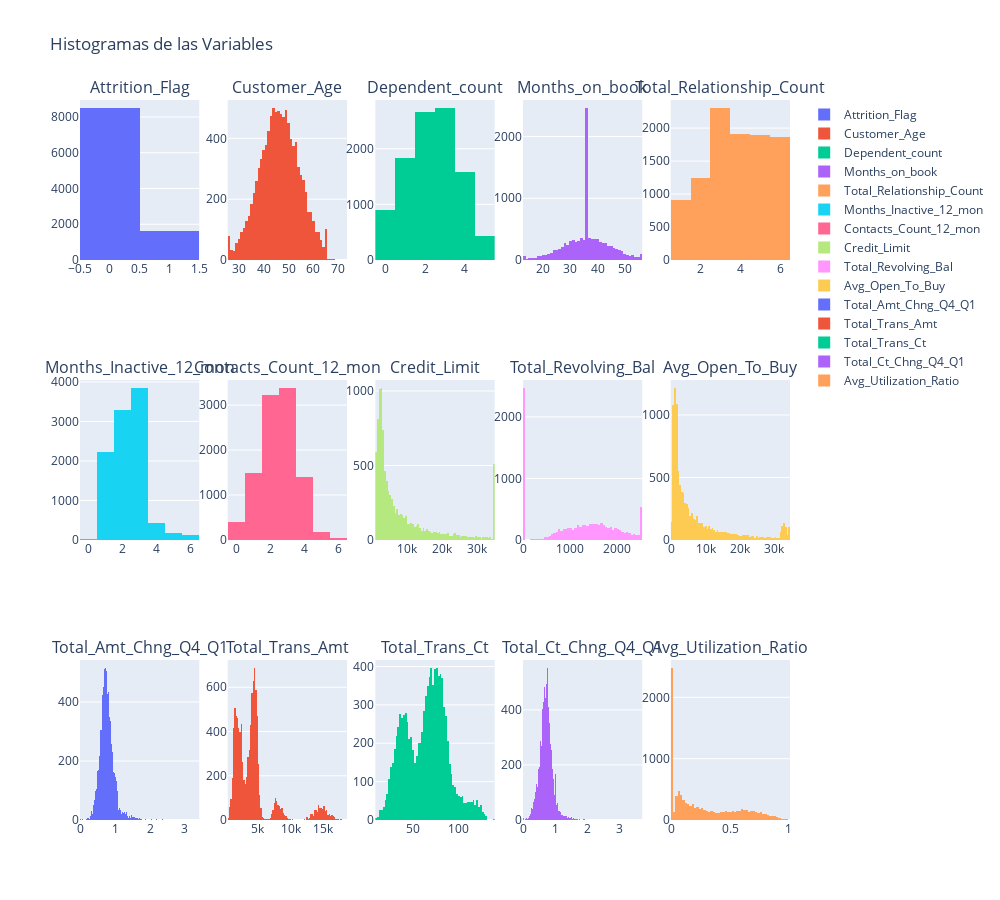

Write notebook code for a chart like this one.
### Code cell
cols = 5
rows = len(df.columns) // cols + (len(df.columns) % cols > 0)
fig = make_subplots(rows=rows, cols=cols, subplot_titles=df.columns)
for i, column in enumerate(df.columns):
    row = i // cols + 1
    col = i % cols + 1
    fig.add_trace(
        go.Histogram(x=df[column], name=column),
        row=row, col=col
    )
fig.update_layout(height=300 * rows, width=1000, title_text="Histogramas de las Variables")
fig.show()

### Figure 1 — Plotly figure (JSON) as saved in the notebook; plotly's stock layout.template omitted (floating-point values rounded to 4 significant figures; data arrays with more than 128 entries replaced by an {"elided": "..."} marker saying what was removed)
{"data": [{"name": "Attrition_Flag", "type": "histogram", "x": {"elided": "10127 int values"}, "xaxis": "x", "yaxis": "y"}, {"name": "Customer_Age", "type": "histogram", "x": {"elided": "10127 int values"}, "xaxis": "x2", "yaxis": "y2"}, {"name": "Dependent_count", "type": "histogram", "x": {"elided": "10127 int values"}, "xaxis": "x3", "yaxis": "y3"}, {"name": "Months_on_book", "type": "histogram", "x": {"elided": "10127 int values"}, "xaxis": "x4", "yaxis": "y4"}, {"name": "Total_Relationship_Count", "type": "histogram", "x": {"elided": "10127 int values"}, "xaxis": "x5", "yaxis": "y5"}, {"name": "Months_Inactive_12_mon", "type": "histogram", "x": {"elided": "10127 int values"}, "xaxis": "x6", "yaxis": "y6"}, {"name": "Contacts_Count_12_mon", "type": "histogram", "x": {"elided": "10127 int values"}, "xaxis": "x7", "yaxis": "y7"}, {"name": "Credit_Limit", "type": "histogram", "x": {"elided": "10127 float values"}, "xaxis": "x8", "yaxis": "y8"}, {"name": "Total_Revolving_Bal", "type": "histogram", "x": {"elided": "10127 int values"}, "xaxis": "x9", "yaxis": "y9"}, {"name": "Avg_Open_To_Buy", "type": "histogram", "x": {"elided": "10127 float values"}, "xaxis": "x10", "yaxis": "y10"}, {"name": "Total_Amt_Chng_Q4_Q1", "type": "histogram", "x": {"elided": "10127 float values"}, "xaxis": "x11", "yaxis": "y11"}, {"name": "Total_Trans_Amt", "type": "histogram", "x": {"elided": "10127 int values"}, "xaxis": "x12", "yaxis": "y12"}, {"name": "Total_Trans_Ct", "type": "histogram", "x": {"elided": "10127 int values"}, "xaxis": "x13", "yaxis": "y13"}, {"name": "Total_Ct_Chng_Q4_Q1", "type": "histogram", "x": {"elided": "10127 float values"}, "xaxis": "x14", "yaxis": "y14"}, {"name": "Avg_Utilization_Ratio", "type": "histogram", "x": {"elided": "10127 float values"}, "xaxis": "x15", "yaxis": "y15"}], "layout": {"annotations": [{"font": {"size": 16}, "showarrow": false, "text": "Attrition_Flag", "x": 0.084, "xanchor": "center", "xref": "paper", "y": 1, "yanchor": "bottom", "yref": "paper"}, {"font": {"size": 16}, "showarrow": false, "text": "Customer_Age", "x": 0.292, "xanchor": "center", "xref": "paper", "y": 1, "yanchor": "bottom", "yref": "paper"}, {"font": {"size": 16}, "showarrow": false, "text": "Dependent_count", "x": 0.5, "xanchor": "center", "xref": "paper", "y": 1, "yanchor": "bottom", "yref": "paper"}, {"font": {"size": 16}, "showarrow": false, "text": "Months_on_book", "x": 0.708, "xanchor": "center", "xref": "paper", "y": 1, "yanchor": "bottom", "yref": "paper"}, {"font": {"size": 16}, "showarrow": false, "text": "Total_Relationship_Count", "x": 0.916, "xanchor": "center", "xref": "paper", "y": 1, "yanchor": "bottom", "yref": "paper"}, {"font": {"size": 16}, "showarrow": false, "text": "Months_Inactive_12_mon", "x": 0.084, "xanchor": "center", "xref": "paper", "y": 0.6111, "yanchor": "bottom", "yref": "paper"}, {"font": {"size": 16}, "showarrow": false, "text": "Contacts_Count_12_mon", "x": 0.292, "xanchor": "center", "xref": "paper", "y": 0.6111, "yanchor": "bottom", "yref": "paper"}, {"font": {"size": 16}, "showarrow": false, "text": "Credit_Limit", "x": 0.5, "xanchor": "center", "xref": "paper", "y": 0.6111, "yanchor": "bottom", "yref": "paper"}, {"font": {"size": 16}, "showarrow": false, "text": "Total_Revolving_Bal", "x": 0.708, "xanchor": "center", "xref": "paper", "y": 0.6111, "yanchor": "bottom", "yref": "paper"}, {"font": {"size": 16}, "showarrow": false, "text": "Avg_Open_To_Buy", "x": 0.916, "xanchor": "center", "xref": "paper", "y": 0.6111, "yanchor": "bottom", "yref": "paper"}, {"font": {"size": 16}, "showarrow": false, "text": "Total_Amt_Chng_Q4_Q1", "x": 0.084, "xanchor": "center", "xref": "paper", "y": 0.2222, "yanchor": "bottom", "yref": "paper"}, {"font": {"size": 16}, "showarrow": false, "text": "Total_Trans_Amt", "x": 0.292, "xanchor": "center", "xref": "paper", "y": 0.2222, "yanchor": "bottom", "yref": "paper"}, {"font": {"size": 16}, "showarrow": false, "text": "Total_Trans_Ct", "x": 0.5, "xanchor": "center", "xref": "paper", "y": 0.2222, "yanchor": "bottom", "yref": "paper"}, {"font": {"size": 16}, "showarrow": false, "text": "Total_Ct_Chng_Q4_Q1", "x": 0.708, "xanchor": "center", "xref": "paper", "y": 0.2222, "yanchor": "bottom", "yref": "paper"}, {"font": {"size": 16}, "showarrow": false, "text": "Avg_Utilization_Ratio", "x": 0.916, "xanchor": "center", "xref": "paper", "y": 0.2222, "yanchor": "bottom", "yref": "paper"}], "height": 900, "title": {"text": "Histogramas de las Variables"}, "width": 1000, "xaxis": {"anchor": "y", "domain": [0, 0.168]}, "xaxis10": {"anchor": "y10", "domain": [0.832, 1]}, "xaxis11": {"anchor": "y11", "domain": [0, 0.168]}, "xaxis12": {"anchor": "y12", "domain": [0.208, 0.376]}, "xaxis13": {"anchor": "y13", "domain": [0.416, 0.584]}, "xaxis14": {"anchor": "y14", "domain": [0.624, 0.792]}, "xaxis15": {"anchor": "y15", "domain": [0.832, 1]}, "xaxis2": {"anchor": "y2", "domain": [0.208, 0.376]}, "xaxis3": {"anchor": "y3", "domain": [0.416, 0.584]}, "xaxis4": {"anchor": "y4", "domain": [0.624, 0.792]}, "xaxis5": {"anchor": "y5", "domain": [0.832, 1]}, "xaxis6": {"anchor": "y6", "domain": [0, 0.168]}, "xaxis7": {"anchor": "y7", "domain": [0.208, 0.376]}, "xaxis8": {"anchor": "y8", "domain": [0.416, 0.584]}, "xaxis9": {"anchor": "y9", "domain": [0.624, 0.792]}, "yaxis": {"anchor": "x", "domain": [0.7778, 1]}, "yaxis10": {"anchor": "x10", "domain": [0.3889, 0.6111]}, "yaxis11": {"anchor": "x11", "domain": [0, 0.2222]}, "yaxis12": {"anchor": "x12", "domain": [0, 0.2222]}, "yaxis13": {"anchor": "x13", "domain": [0, 0.2222]}, "yaxis14": {"anchor": "x14", "domain": [0, 0.2222]}, "yaxis15": {"anchor": "x15", "domain": [0, 0.2222]}, "yaxis2": {"anchor": "x2", "domain": [0.7778, 1]}, "yaxis3": {"anchor": "x3", "domain": [0.7778, 1]}, "yaxis4": {"anchor": "x4", "domain": [0.7778, 1]}, "yaxis5": {"anchor": "x5", "domain": [0.7778, 1]}, "yaxis6": {"anchor": "x6", "domain": [0.3889, 0.6111]}, "yaxis7": {"anchor": "x7", "domain": [0.3889, 0.6111]}, "yaxis8": {"anchor": "x8", "domain": [0.3889, 0.6111]}, "yaxis9": {"anchor": "x9", "domain": [0.3889, 0.6111]}}}
